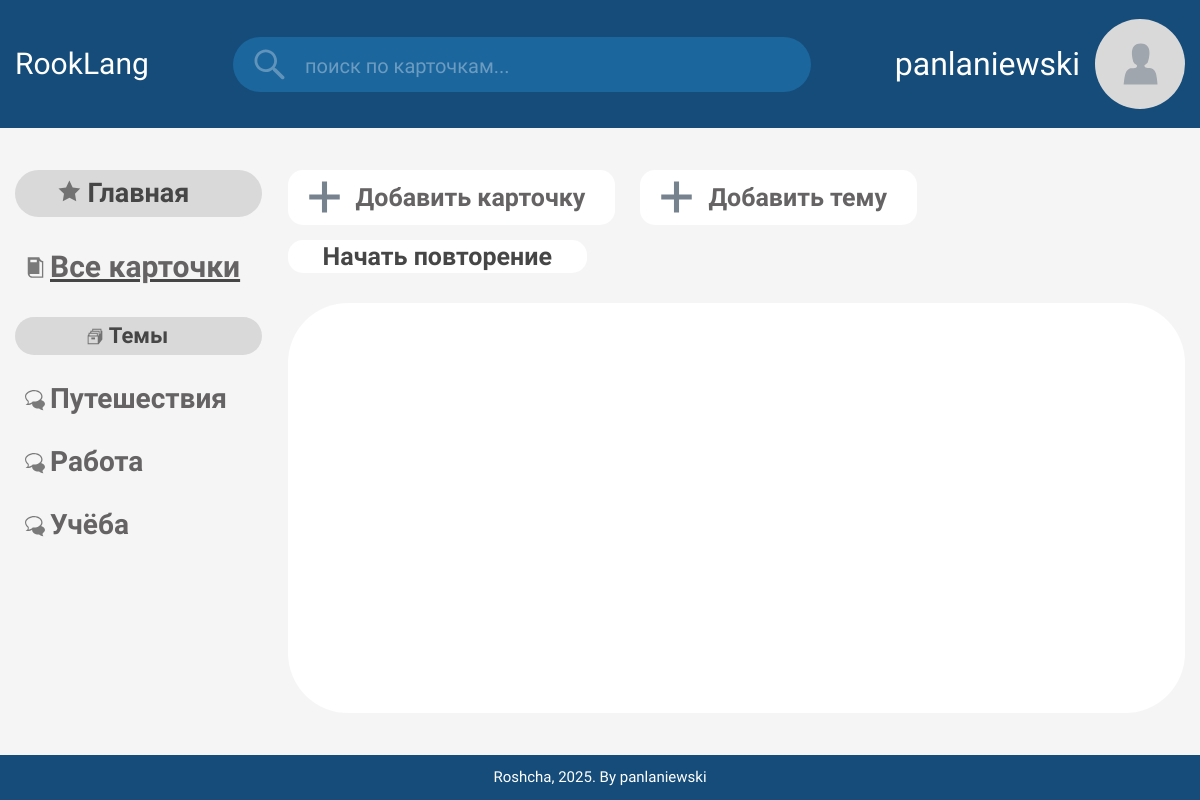
Screenshot of /7/ (signed in) with the database file from the repository.
### flashcards/models.py (models this page shows, shortened)
class Category(models.Model):
    user = models.ForeignKey(User, on_delete=models.PROTECT)
    name = models.CharField(max_length = 20, db_index = True, verbose_name = "Название")
    class Meta :
        verbose_name_plural = 'Темы'
        verbose_name = 'Тема'
        ordering = ['name']

### flashcards/views.py (the view)
# urls.py: path('<int:category_id>/', by_category, name = 'by_category'),
def by_category(request, category_id):
    flashcards = Flashcard.objects.filter(category = category_id)
    categories = Category.objects.filter(user=request.user)
    current_category = Category.objects.get(pk = category_id)
    context = {
        'flashcards': flashcards,
        'categories': categories,
        'current_category': current_category,
    }
    return render(request, 'flashcards/by_category.html', context)

### flashcards/templates/flashcards/by_category.html (shortened to what this page needs)
{% extends 'layout/basic.html' %}

### flashcards/templates/layout/basic.html (shortened to what this page needs)
{% load static %}
<!DOCTYPE html>
<html lang="ru">
    <head>
        <link rel="stylesheet" href="{% static 'flashcards/css/main.css' %}?v=7">
    </head>
    <body>
        <div class="wrapper">
            <header class="header">
                <div class="header__wrapper">
                    <div class="header__container">
                        <div class="header__logo logo-header">
                            <a href="{% url 'index' %}" class="logo-header__link">RookLang</a>
                        </div>
                        <div class="header__search search-header">
                            <div class="search-header__wrapper">
                                <img src="{% static 'flashcards/img/search.svg' %}" alt="Search icon">
                                <input type="text" class="search-header__input" placeholder="поиск по карточкам...">
                            </div>
                        </div>
                        <div class="header__user user-header">
                            {% if user.is_authenticated %}
                            <a href="{% url 'profile' %}"  class="user-header__name">{{user}}</a>
                            {% else %}
                            <a href="{% url 'login' %}" class="user-header__name">Войти</a>
                            <a href="{% url 'register' %}" class="user-header__name">Зарегистрироваться</a>
                            {% endif %}
                            <button class="user-header__btn">
                                <img src="{% static 'flashcards/img/user.svg' %}" alt="User icon">
                            </button>
                        </div>
                    </div>
                </div>
            </header>
            <main class="page">
                <div class="page__container">
                    <div class="page__sidebar sidebar">
                        <div class="sidebar__container">
                            <h2 class="sidebar__title">
                                <span>Главная</span>
                            </h2>
                            <h3 class="sidebar__all link_active">
                                <a href="{% url 'index' %}">Все карточки</a>
                            </h3>
                            <nav class="sidebar__nav nav-sidebar">
                                <h4 class="nav-sidebar__title">
                                    <span>Темы</span>
                                </h4>
                                <ul class="nav-sidebar__list">
                                    {% for category in categories %}
                                        <li class="nav-sidebar__item">
                                            <a href="{% url 'by_category' category.pk %}" class="nav-list__link">
                                                <span>{{category.name}}</span>
                                            </a>
                                        </li>
                                    {% endfor %}
                                </ul>
                            </nav>
                        </div>
                    </div>
                    <div class="page__content content">
                        <div class="content__header">
                            <a href="{% url 'add_flashcard' %}" class="content__add">Добавить карточку</a>
                            <a href="{% url 'add_category' %}" class="content__add">Добавить тему</a>
                            <button type="button" class="content__add content__learn" id="btn-repeat">Начать повторение</button>
                        </div>
                        <div class="content__body content-body">
                            <div class="content-body__container">
                            </div>
                        </div>
                    </div>
                </div>
            </main>
            <footer class="footer">
                <div class="footer__container">
                    <p class="footer__text">Roshcha, 2025. By panlaniewski</p>
                </div>
            </footer>
        </div>
    </body>
</html>

### flashcards/static/flashcards/css/main.css (style rules this page uses)
.header { position: absolute; top: 0; left: 0; width: 100%; z-index: 50; }
.header__wrapper { position: fixed; top: 0; left: 0; width: 100%; z-index: 30; background-color: var(--blue); }
.header__container { display: flex; align-items: center; justify-content: space-between; flex-wrap: wrap; column-gap: 10px; min-height: 128px; }
.header__logo { transition: transform .2s ease 0s; }
.header__logo a { color: var(--white); font-size: 2.5vw; }
.header__search { flex: 1 1 auto; max-width: 49.375%; }
.search-header__wrapper { display: flex; column-gap: 20px; align-items: center; background-color: #1C669E; padding: 12px 21px; border-radius: 65px; }
.search-header__input::placeholder { opacity: 35%; color: var(--white); font-size: 20px; }
.search-header__input { color: var(--white); font-size: 25px; background-color: transparent; width: 100%; }
.header__user { display: flex; flex-wrap: wrap-reverse; align-items: center; justify-content: center; gap: 15px; }
.user-header__name { font-size: 32px; color: var(--white); }
.user-header__btn { width: 90px; height: 90px; display: flex; align-items: center; justify-content: center; background-color: #D9D9D9; border-radius: 100%; }
.user-header__btn img { width: 38.89%; height: 46.67%; object-fit: contain; }
.footer { background-color: var(--blue); }
.footer__container { display: flex; flex-wrap: wrap; align-items: center; justify-content: center; }
.footer__text { font-size: 15px; color: var(--white); padding: 15px 0; }
.page { padding-top: 128px; background-color: #F5F5F5; position: relative; display: flex; }
.page__container { flex: 1 1 auto; display: flex; align-items: flex-start; column-gap: 2.19%; padding-top: 42px; padding-bottom: 42px; row-gap: 35px; }
.page__sidebar { align-self: stretch; }
.sidebar__container { display: flex; flex-direction: column; row-gap: 25px; min-width: 247px; padding: 0; height: 100%; }
.sidebar__title { display: inline-flex; align-items: center; justify-content: center; gap: 5px; font-size: 27px; font-weight: 700; padding: 10px; background-color: #D9D9D9; border-radius: 25px; pointer-events: none; position: relative; }
.sidebar__title span { position: relative; }
.sidebar__title span:before { content: url('../img/star.svg'); position: absolute; top: 0; left: -30px; }
.sidebar__all { display: inline-flex; align-items: center; gap: 5px; padding: 10px 0; font-size: 30px; padding-left: 35px; transition: background-color .4s ease 0s; border-radius: 25px; }
.sidebar__all a { position: relative; }
.sidebar__all a:before { content: url('../img/book.svg'); position: absolute; top: 0; left: -30px; }
.link_active { text-decoration: underline; font-weight: 700; }
.sidebar__nav { display: flex; flex-direction: column; }
.nav-sidebar__title { display: inline-flex; align-items: center; justify-content: center; gap: 5px; font-size: 22px; font-weight: 700; padding: 8px; background-color: #D9D9D9; border-radius: 25px; margin-bottom: 20px; pointer-events: none; }
.nav-sidebar__title span { position: relative; }
.nav-sidebar__title span:before { content: url('../img/records.svg'); position: absolute; top: 0; left: -25px; }
.nav-sidebar__list { display: flex; flex-direction: column; row-gap: 15px; }
.nav-list__link { font-size: 28px; font-weight: 700; display: inline-flex; align-items: center; border-radius: 25px; padding: 10px 15px 10px 35px; transition: background-color .4s ease 0s; }
.nav-list__link span { position: relative; }
.nav-list__link span:before { content: url('../img/chat.svg'); position: absolute; top: 0; left: -30px; }
.page__content { flex: 1 1 auto; display: flex; flex-direction: column; row-gap: 30px; align-self: stretch; }
.content__header { display: flex; align-items: center; flex-wrap: wrap; column-gap: 25px; row-gap: 15px; }
.content__add { font-size: 25px; font-weight: 700; padding: 15px 30px; background-color: #FFFFFF; border-radius: 15px; padding-left: 68px; position: relative; transition: background-color .4s ease 0s; }
.content__add:before { content: url('../img/plus.svg'); position: absolute; top: -4px; left: 6px; width: 61px; height: 62px; }
.content__learn { color: var(--grey); padding: 2px 35px; }
.content__learn:before { display: none; }
.content__body { flex: 1 1 auto; background-color: #FFFFFF; border-radius: 60px; }
.content-body__container { padding: 80px 72px; display: flex; flex-wrap: wrap; gap: 25px; }

### rows the page displays
Category: name "Путешествия"
Category: name "Работа"
Category: name "Учёба"

### other values shown
{{ user }} "panlaniewski"
